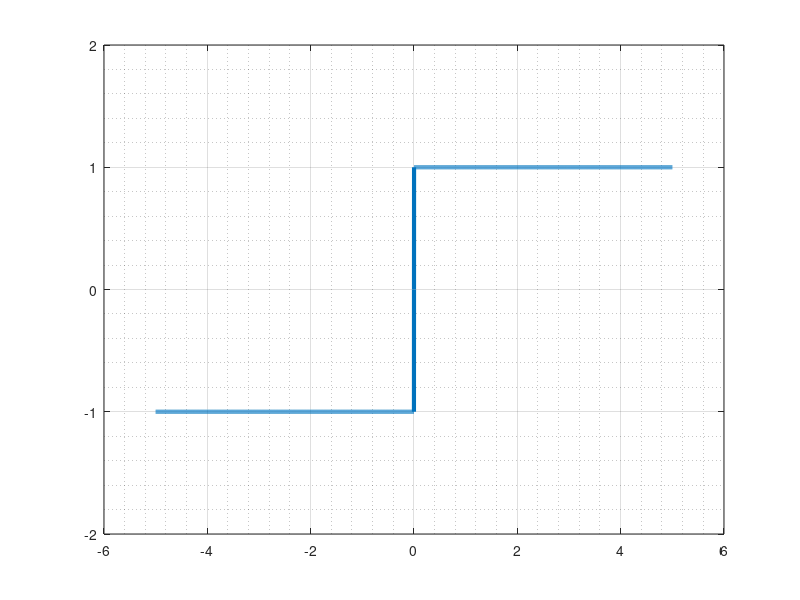

Source code (MATLAB): (Note: this script raises an error after producing the figure.)
%% plot the sign function
clear all;
close all;
clc;

x = -5:0.001:5;
figure('position', [100 100 500 250]);
plot(x, sign(x), 'LineWidth', 3);
ylim([-2, 2]);
grid on;
grid minor;
hold on;
yline(0, '--');
xline(0, '--');
xlabel('$x$', 'Interpreter', 'latex', 'fontsize', 14);
ylabel('$\mathrm{sign}(x)$', 'Interpreter', 'latex', 'fontsize', 14);